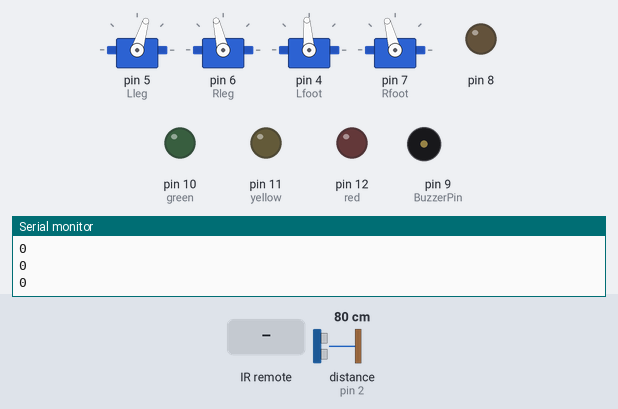
Recording of a sketch running on a simulated Arduino Uno, built with avr-gcc and run on an emulated ATmega328P. On the bench: 4 × servo, output pins drawn as LEDs (lit = HIGH), buzzer (waves = sounding), the last lines printed to the serial monitor. The test bench sets the inputs (shaded band); at power-on: distance to the obstacle (sensor on pin 2) 80 cm. The echo pulse lasts 58.3 µs per cm; random numbers use the default seed unless the sketch sets one; pins used as bus, display or sensor lines are not drawn.

Above: at 1.7 s.
1.8 s: infrared code 0xFD807F received
At 2.13 s:
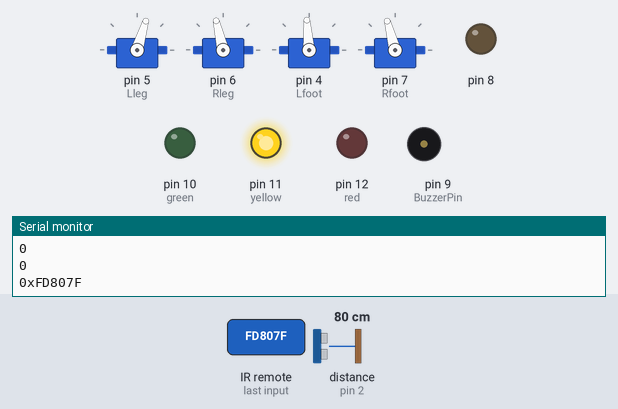
4.8 s: infrared code 0xFD20DF received
At 5.05 s:
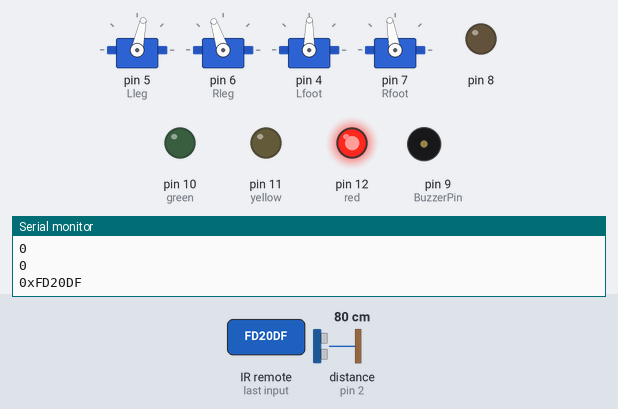
7.8 s: infrared code 0xFD00FF received
At 9.11 s:
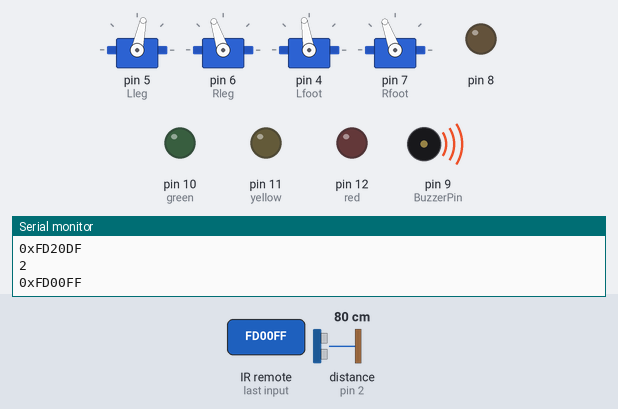
10.8 s: infrared code 0xFD906F received
At 13.75 s:
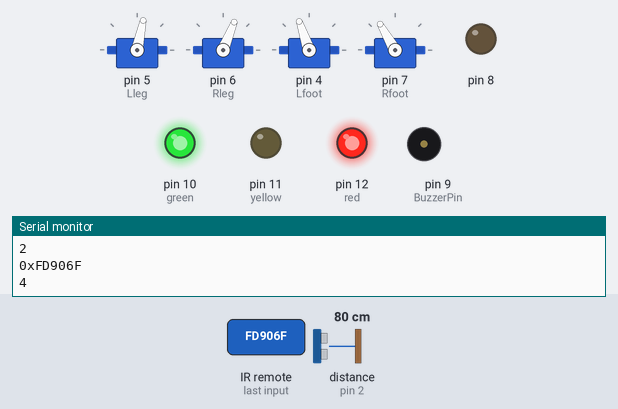
16.8 s: infrared code 0xFDA05F received
At 17.6 s:
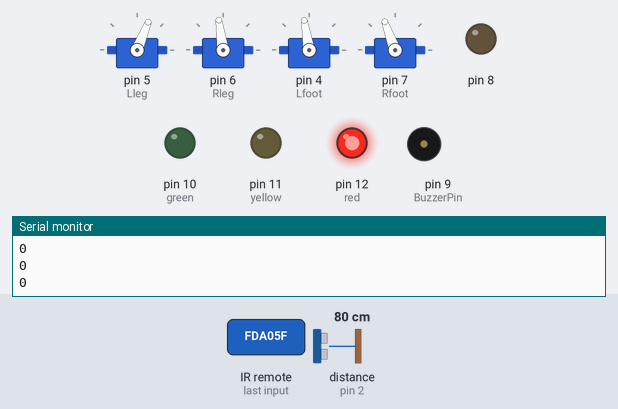
18.7 s: infrared code 0xFD40BF received
At 18.94 s:
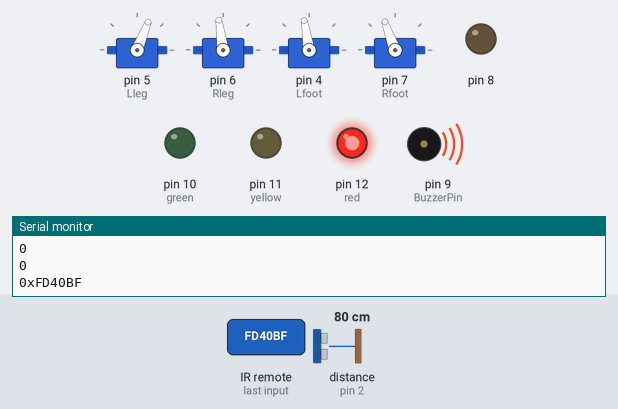
Timing chart, 0 to 24.5 s (numbered marks = the images above; inputs shaded):
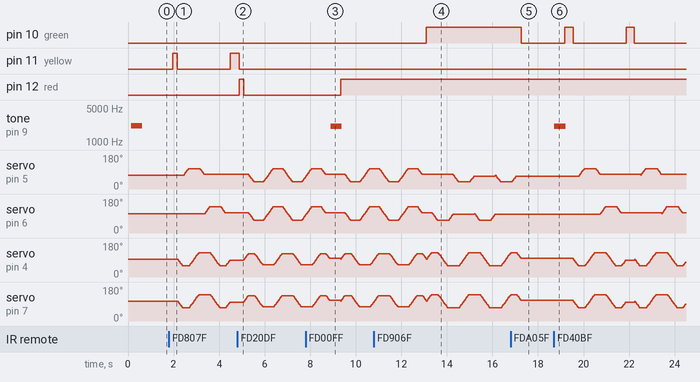

The sketch:

marcheAutoIR.ino
```cpp
/**
* On utilise des #define plutôt que des variables sur les constantes
* cela prend moins de place en mémoire vive !! (car remplacées lors de la complilation)
*/

#define BuzzerPin 9

int ledPin;
#define red 12
#define yellow 11
#define green 10

int RFcenter = 105;    // variable to store the center servo position
int LLcenter = 73;
int RLcenter = 103;
int LFcenter = 94;
int tAngle = 30; //tilt angle
int uAngle = 35; //turn angle
int sAngle = 35; //swing angle

boolean modeAuto = false;	// Sélection du mode de fonctionnement
boolean memoIR = false;		// Memorisation des ordres
#define codeIRav 0xFD807F	// V+	Av
#define codeIRar 0xFD906F	// <<	Gauche
#define codeIRdt 0xFD20DF	// >||	Stop
#define codeIRgt 0xFD609F	// >>	Droite
#define codeIRst 0xFDA05F	// V-	Ar
#define codeIRmem 0xFD00FF	// POWER	Touche de mémorisation
#define codeIRfct 0xFD40BF	// FCT / STOP	Touche de fonction

int Obstacle=0;

void setup(){
  setup_servo();

  pinMode(green, OUTPUT);       digitalWrite(green, LOW);
  pinMode(yellow, OUTPUT);      digitalWrite(yellow, LOW);
  pinMode(red, OUTPUT);         digitalWrite(red, LOW);

  Serial.begin(19200);  Serial.println("Ready");

  setup_IR();
  setup_Sonar();

  pinMode(BuzzerPin, OUTPUT);   digitalWrite(BuzzerPin, LOW);
  pinMode(BuzzerPin-1, OUTPUT);   digitalWrite(BuzzerPin-1, LOW);
  BuzzerBeep();
}

void loop() {
  if(modeAuto) { Obstacle = SonarTest(); }
  Obstacle = testIR();	if(!modeAuto) { IRleds(); }
  Serial.println(Obstacle);
  switch (Obstacle){
     case 0: break;     // stop
     case 1: Forward(1,30); break;      // avant
     case 2: TurnLeft(2,30); break;     // gauche
     case 3: TurnRight(2,30); break;    // droite
     case 4: Back(2,30); break; // arriere
  }
}

void BuzzerBeep() {
	int tpstone=230;
	for (int i=0; i <= 999; i++) {
		digitalWrite(BuzzerPin, HIGH); delayMicroseconds(tpstone);
		digitalWrite(BuzzerPin, LOW); delayMicroseconds(tpstone);
	}
}
```

ServoWalk.ino
```cpp
#include <Servo.h>

#define EnableServo 14  // activation des servos (la pin 14 est en faite la pin A0)
Servo Lleg;  // create servo object to control a servo
Servo Rleg;
Servo Lfoot;
Servo Rfoot;

void setup_servo() {
  Lleg.attach(5);  // attaches the servo on pin x to the servo object
  Rleg.attach(6);  // attaches the servo on pin x to the servo object
  Lfoot.attach(4);  // attaches the servo on pin x to the servo object
  Rfoot.attach(7);  // attaches the servo on pin x to the servo object
  CenterServos(); //center the servos
}

void CenterServos() {
    Lleg.write(LLcenter);    // tell servo to go to position in variable 'center'
    Rleg.write(RLcenter);    // tell servo to go to position in variable 'center'
    Lfoot.write(LFcenter);    // tell servo to go to position in variable 'center'
    Rfoot.write(RFcenter);    // tell servo to go to position in variable 'center'
    delay(100);    // waits 100ms for the servos to reach the position
}

void TurnLeft(byte Steps, byte Speed){
  digitalWrite(EnableServo,HIGH);
  TiltRightUp(tAngle, Speed);
  for (byte j=0; j<Steps; ++j){
    SwingRight(sAngle, Speed);
    TiltRightDown(tAngle, Speed);
    TiltLeftUp(tAngle, Speed);
    SwingRcenter(sAngle, Speed);
    SwingLeft(sAngle, Speed);
    TiltLeftDown(tAngle, Speed);
    TiltRightUp(tAngle, Speed);
    SwingLcenter(sAngle, Speed);
  }
  TiltRightDown(tAngle, Speed);
  digitalWrite(EnableServo,LOW);
}
void TurnRight(byte Steps, byte Speed){
  digitalWrite(EnableServo,HIGH);
  TiltLeftUp(tAngle, Speed);
  for (byte j=0; j<Steps; ++j){
    SwingLeft(sAngle, Speed);
    TiltLeftDown(tAngle, Speed);
    TiltRightUp(tAngle, Speed);
    SwingLcenter(sAngle, Speed);
    SwingRight(sAngle, Speed);
    TiltRightDown(tAngle, Speed);
    TiltLeftUp(tAngle, Speed);
    SwingRcenter(sAngle, Speed);
  }
  TiltLeftDown(tAngle, Speed);
  digitalWrite(EnableServo,LOW);
}

void Forward(byte Steps, byte Speed){
  digitalWrite(EnableServo,HIGH);
  TiltLeftUp(uAngle, Speed);
  delay(20);
  for (byte j=0; j<Steps; ++j){
    LeftLegIn(sAngle, Speed);
    TiltLeftDown(uAngle, Speed);
    TiltRightUp(uAngle, Speed);
    delay(20);
    LeftLegIcenter(sAngle, Speed);
    RightLegOut(sAngle, Speed);
    TiltRightDown(uAngle, Speed);
    TiltLeftUp(uAngle, Speed);
    delay(20);
    RightLegOcenter(sAngle, Speed);
  }
  TiltLeftDown(uAngle, Speed);
  digitalWrite(EnableServo,LOW);
}
void Back(byte Steps, byte Speed){
  digitalWrite(EnableServo,HIGH);
  TiltRightUp(uAngle, Speed);
  delay(20);
  for (byte j=0; j<Steps; ++j){
    RightLegIn(sAngle, Speed);
    TiltRightDown(uAngle, Speed);
    TiltLeftUp(uAngle, Speed);
    delay(20);
    RightLegIcenter(sAngle, Speed);
    LeftLegOut(sAngle, Speed);
    TiltLeftDown(uAngle, Speed);
    TiltRightUp(uAngle, Speed);
    delay(20);
    LeftLegOcenter(sAngle, Speed);
  }
  TiltRightDown(uAngle, Speed);
  digitalWrite(EnableServo,LOW);
}

void TiltRightUp(byte ang, byte sp){    //tilt right up
  for (int i=0; i<=ang; i+=5){    Lfoot.write(LFcenter+i);    Rfoot.write(RFcenter+i);    delay(sp);  }
}
void TiltRightDown(byte ang, byte sp){  //tilt right down
  for (int i=ang; i>0; i-=5){    Lfoot.write(LFcenter+i);    Rfoot.write(RFcenter+i);    delay(sp);  }
}
void TiltLeftUp(byte ang, byte sp){  //tilt left up
  for (int i=0; i<=ang; i+=5){    Lfoot.write(LFcenter-i);    Rfoot.write(RFcenter-i);    delay(sp);  }
}
void TiltLeftDown(byte ang, byte sp){  //tilt left down
  for (int i=ang; i>0; i-=5){    Lfoot.write(LFcenter-i);    Rfoot.write(RFcenter-i);    delay(sp);  }
}

void LeftFootUp(char ang, byte sp){  //tilt left up
  for (int i=0; i<=ang; i+=5){    Lfoot.write(LFcenter-i);    delay(sp);  }
}
void LeftFootDown(byte ang, byte sp){  //tilt left down
  for (int i=ang; i>0; i-=5){    Lfoot.write(LFcenter-i);    delay(sp);  }
}
void RightFootUp(byte ang, byte sp){    //tilt right up
  for (int i=0; i<=ang; i+=5){    Rfoot.write(RFcenter+i);    delay(sp);  }
}
void RightFootDown(byte ang, byte sp){  //tilt right down
  for (int i=ang; i>0; i-=5){    Rfoot.write(RFcenter+i);    delay(sp);  }
}

void SwingRight(byte ang, byte sp){  //swing right
  for (int i=0; i<=ang; i+=5){    Lleg.write(LLcenter-i);    Rleg.write(RLcenter-i);    delay(sp);  }
}
void SwingRcenter(byte ang, byte sp){  //swing r->center
  for (int i=ang; i>0; i-=5){    Lleg.write(LLcenter-i);    Rleg.write(RLcenter-i);    delay(sp);  }
}

void SwingLeft(byte ang, byte sp){  //swing left
  for (byte i=0; i<=ang; i=i+5){    Lleg.write(LLcenter+i);    Rleg.write(RLcenter+i);    delay(sp);  }
}
void SwingLcenter(byte ang, byte sp){  //swing l->center
  for (byte i=ang; i>0; i=i-5){    Lleg.write(LLcenter+i);    Rleg.write(RLcenter+i);    delay(sp);  }
}

void RightLegIn(byte ang, byte sp){  //swing right
  for (int i=0; i<=ang; i+=5){    Rleg.write(RLcenter-i);    delay(sp);  }
}
void RightLegIcenter(byte ang, byte sp){  //swing r->center
  for (int i=ang; i>0; i-=5){    Rleg.write(RLcenter-i);    delay(sp);  }
}
void RightLegOut(byte ang, byte sp){  //swing right
  for (int i=0; i<=ang; i+=5){    Rleg.write(RLcenter+i);    delay(sp);  }
}
void RightLegOcenter(byte ang, byte sp){  //swing r->center
  for (int i=ang; i>0; i-=5){    Rleg.write(RLcenter+i);    delay(sp);  }
}
void LeftLegIn(byte ang, byte sp){  //swing left
  for (byte i=0; i<=ang; i=i+5){    Lleg.write(LLcenter+i);    delay(sp);  }
}
void LeftLegIcenter(byte ang, byte sp){  //swing l->center
  for (byte i=ang; i>0; i=i-5){    Lleg.write(LLcenter+i);    delay(sp);  }
}
void LeftLegOut(byte ang, byte sp){  //swing left
  for (byte i=0; i<=ang; i=i+5){    Lleg.write(LLcenter-i);    delay(sp);  }
}
void LeftLegOcenter(byte ang, byte sp){  //swing l->center
  for (byte i=ang; i>0; i=i-5){    Lleg.write(LLcenter-i);    delay(sp);  }
}
```

hc_sr04.ino
```cpp
long cm;                // variable pour stocker la distance de l'objet en cm
#define SONAR_TRIGGER 3	// Arduino pin tied to trigger pin on the ultrasonic sensor.
#define SONAR_ECHO 2	// Arduino pin tied to echo pin on the ultrasonic sensor.

void setup_Sonar() {
	pinMode(SONAR_TRIGGER, OUTPUT);	digitalWrite(SONAR_TRIGGER, LOW);
	pinMode(SONAR_ECHO, INPUT);
}

int SonarTest() {
	cm = SonarRead(3); // send ping and get distance in cm avec nb echantillons
	Serial.print("cm : ");
	Serial.println(cm);
	if(cm >= 25) {		SonarBlink(cm, green);	return 1; }	// objet lointain
	else if(cm >= 10) {	SonarBlink(cm, yellow);	return SonarIA(); }	// distance moyenne
	else {				SonarBlink(cm, red);	return 4; }	// objet tres proche
}
int SonarRead(int samples){
	long howfar=0;
	for (int i=samples; i>0; i--){
		digitalWrite(SONAR_TRIGGER,LOW);
		delayMicroseconds(5);
		digitalWrite(SONAR_TRIGGER,HIGH);
		delayMicroseconds(15);
		digitalWrite(SONAR_TRIGGER,LOW);
		howfar+=pulseIn(SONAR_ECHO,HIGH, 2000);
	}
	howfar=howfar/samples;
	howfar=howfar*0.01657; //how far away is the object in cm
	if(howfar==0) { howfar=36; }
	return round(howfar);
}
void SonarBlink(int pause, int ledPin) {
	//La fonction ci-dessous fait clignoter la LED correspondant a la distance.
	//Le clignotement est de plus en plus rapide a mesure que l'objet se rapproche.
	pause = pause * 10;
	digitalWrite(ledPin, HIGH);		delay(pause);
	digitalWrite(ledPin, LOW);		delay(10);
}

int SonarIA() {
	TiltRightUp(tAngle, 30);		SonarRead(3);	CenterServos();
	int cmem=cm;
	TiltLeftUp(tAngle, 30);		SonarRead(3);	CenterServos();
	if(abs(cm-cmem) < 2) { return 2+(random(20) % 2); }
	if(cm>cmem) { return 3;}
	return 2;
}
```

teleIR.ino
```cpp
#include <IRremote.h>

int RECV_PIN = 13;
IRrecv irrecv(RECV_PIN);
decode_results results;

void setup_IR() {
  irrecv.enableIRIn(); // Start the receiver
}

int testIR() {
  if (irrecv.decode(&results)) {
    Serial.print("0x"); Serial.println(results.value, HEX);
    irrecv.resume(); // Receive the next value

    switch(results.value) {
      case codeIRav : return 1; break;
      case codeIRdt : return 2; break;
      case codeIRst : return 0; break;
      case codeIRgt : return 3; break;
      case codeIRar : return 4; break;
      case codeIRmem : memoIR=!memoIR; break;
      case codeIRfct : modeAuto=!modeAuto; break;
    }
    BuzzerBeep();
  }
  if(!memoIR && !modeAuto) { return 0; } else { return Obstacle;}
}
void IRleds() {
  digitalWrite(green, LOW);
  digitalWrite(yellow, LOW);
  digitalWrite(red, LOW);

  switch(Obstacle) {
    case 1 : ledPin=yellow; break;
    case 2 : ledPin=red; break;
    case 3 : case 4 : ledPin=green; break;
  }
  digitalWrite(ledPin, HIGH);
  if(!memoIR) {	delay(200);	digitalWrite(ledPin, LOW); }
  if(Obstacle==4) {
    ledPin=red;
    digitalWrite(ledPin, HIGH);
    if(!memoIR) {	delay(200);	digitalWrite(ledPin, LOW); }
  }
}
```

Measured:
- after the input at 1.8 s, pin 11 (yellow): LOW → HIGH after 0.17 s, → LOW 0.20 s later, → HIGH 2.3 s later; servo on pin 5 (Lleg): rises from 73° to 108° in 0.18 s, then falls to 78° in 0.68 s; servo on pin 6 (Rleg): rises from 103° to 138° in 0.18 s, then falls to 108° in 0.68 s
- after the input at 7.8 s, tone on pin 9 (BuzzerPin): silent → 2132 Hz after 1.1 s, → silent 0.48 s later
- after the input at 10.8 s, pin 10 (green): LOW → HIGH after 2.3 s
- after the input at 16.8 s, pin 10 (green): HIGH → LOW after 0.47 s
- after the input at 18.7 s, pin 10 (green): alternates HIGH for 0.36 s and LOW for 2.3 s, starting after 0.48 s; tone on pin 9 (BuzzerPin): silent → 2092 Hz at once, → silent 0.52 s later
